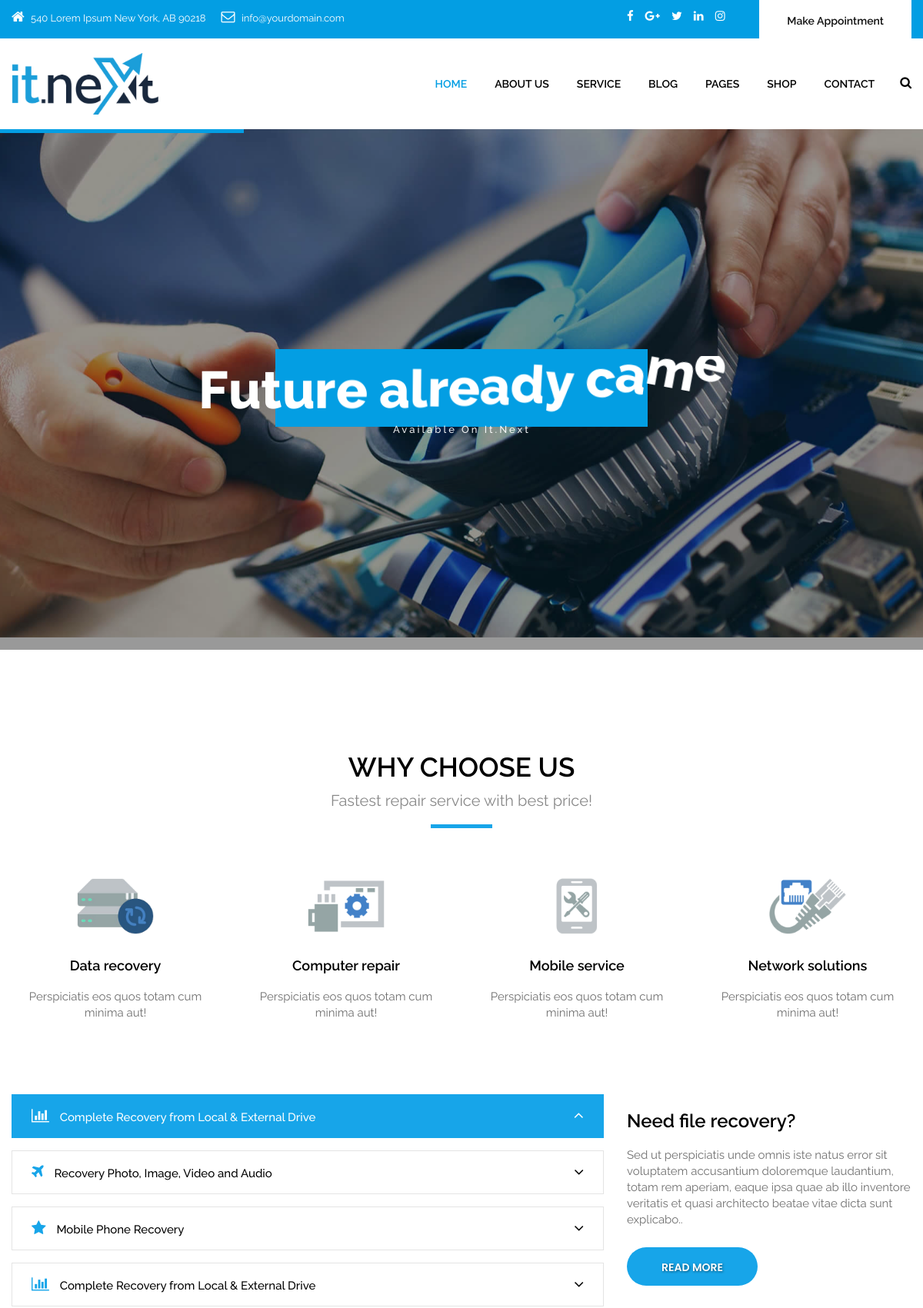
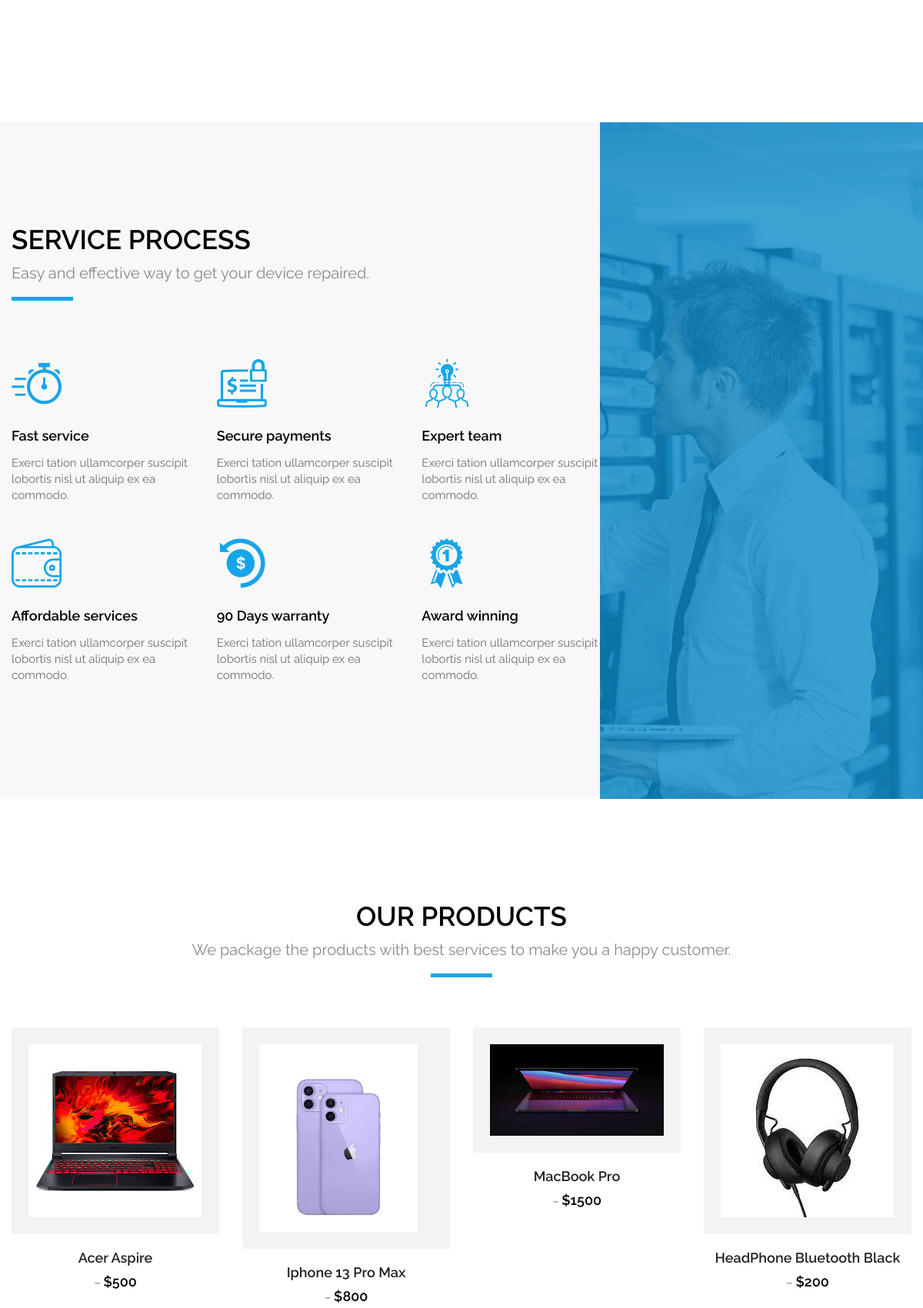
The page / (upper part) on the database its author committed (2 pictures, top to bottom).
### itnext/models.py (models this page shows, shortened)
class Advert(models.Model):
    image = models.ImageField(upload_to='ads/')
    title = models.CharField(max_length=40)

class Product(models.Model):
    image = models.ImageField(upload_to='products/', blank=True)
    name = models.CharField(max_length=50, blank=True)
    price = models.IntegerField(blank=True)
    description = models.TextField(blank=True)

### itnext/views.py (the view)
# urls.py: path('', index, name='index'),
def index(request):
    ads = Advert.objects.all()
    products = Product.objects.all()
    context = {
        'ads': ads,
        'products': products
    }
    return render(request, 'index.html', context= context)

### templates/index.html (shortened to what this page needs)
{%extends 'base.html'%}
{% load static %}
{% block content %}
<div id="slider" class="section main_slider">
  <div class="container-fuild">
    <div class="row">
      <div id="rev_slider_4_1_wrapper" class="rev_slider_wrapper fullwidthbanner-container" data-alias="classicslider1" style="margin:0px auto;background-color:transparent;padding:0px;margin-top:0px;margin-bottom:0px;">
        <div id="rev_slider_4_1" class="rev_slider fullwidthabanner" style="display:none;" data-version="5.0.7">
          <ul>
            {%for a in ads%}
            <li data-index="rs-181" data-transition="zoomin" data-slotamount="7"  data-easein="Power4.easeInOut" data-easeout="Power4.easeInOut" data-masterspeed="2000"  data-thumb="images/it_service/slide2.jpg"  data-rotate="0"  data-saveperformance="off"  data-title="Easy To Use & Customize" data-description="">
              <div class="tp-caption tp-shape tp-shapewrapper   tp-resizeme rs-parallaxlevel-0"
                              id="slide-18-layer-91"
                              data-x="['center','center','center','center']" data-hoffset="['0','0','0','0']"
                              data-y="['middle','middle','middle','middle']" data-voffset="['15','15','15','15']"
                              data-width="500"
                              data-height="140"
                              data-whitespace="nowrap"
                              data-transform_idle="o:1;"
                              data-transform_in="y:[-100%];z:0;rX:0deg;rY:0;rZ:0;sX:1;sY:1;skX:0;skY:0;s:1500;e:Power4.easeInOut;"
                              data-transform_out="y:[100%];s:1000;e:Power2.easeInOut;s:1000;e:Power2.easeInOut;"
                              data-mask_in="x:0px;y:0px;"
                              data-mask_out="x:inherit;y:inherit;"
                              data-start="2000"
                              data-responsive_offset="on"
                              style="z-index: 5;background-color:rgba(29, 29, 29, 0.85);border-color:rgba(0, 0, 0, 0.50);"> </div>
              <div class="tp-caption NotGeneric-Title   tp-resizeme rs-parallaxlevel-0"
                              id="slide-18-layer-11"
                              data-x="['center','center','center','center']" data-hoffset="['0','0','0','0']"
                              data-y="['middle','middle','middle','middle']" data-voffset="['0','0','0','0']"
                              data-fontsize="['70','70','70','35']"
                              data-lineheight="['70','70','70','50']"
                              data-width="none"
                              data-height="none"
                              data-whitespace="nowrap"
                              data-transform_idle="o:1;"
                              data-transform_in="y:[-100%];z:0;rZ:35deg;sX:1;sY:1;skX:0;skY:0;s:2000;e:Power4.easeInOut;"
                              data-transform_out="y:[100%];s:1000;e:Power2.easeInOut;s:1000;e:Power2.easeInOut;"
                              data-mask_in="x:0px;y:0px;s:inherit;e:inherit;"
                              data-mask_out="x:inherit;y:inherit;s:inherit;e:inherit;"
                              data-start="1000"
                              data-splitin="chars"
                              data-splitout="none"
                              data-responsive_offset="on"
                              data-elementdelay="0.05"
                              style="z-index: 6; white-space: nowrap;">{{a.title}} </div>
              <div class="tp-caption NotGeneric-SubTitle   tp-resizeme rs-parallaxlevel-0"
                              id="slide-18-layer-41"
                              data-x="['center','center','center','center']" data-hoffset="['0','0','0','0']"
                              data-y="['middle','middle','middle','middle']" data-voffset="['52','51','51','31']"
                              data-width="none"
                              data-height="none"
                              data-whitespace="nowrap"
                              data-transform_idle="o:1;"
                              data-transform_in="y:[100%];z:0;rX:0deg;rY:0;rZ:0;sX:1;sY:1;skX:0;skY:0;opacity:0;s:2000;e:Power4.easeInOut;"
                              data-transform_out="y:[100%];s:1000;e:Power2.easeInOut;s:1000;e:Power2.easeInOut;"
                              data-mask_in="x:0px;y:[100%];s:inherit;e:inherit;"
                              data-mask_out="x:inherit;y:inherit;s:inherit;e:inherit;"
                              data-start="1500"
                              data-splitin="none"
                              data-splitout="none"
                              data-responsive_offset="on"
                              style="z-index: 7; white-space: nowrap;">Available On It.Next </div>
            </li>
            {%endfor%}
          </ul>
        </div>
      </div>
    </div>
  </div>
</div>
<div class="section padding_layout_1">
  <div class="container">
    <div class="row">
      <div class="col-md-12">
        <div class="full">
          <div class="main_heading text_align_center">
            <h2>Why Choose Us</h2>
            <p class="large">Fastest repair service with best price!</p>
          </div>
        </div>
      </div>
    </div>
    <div class="row">
      <div class="col-lg-3 col-md-6 col-sm-6 col-xs-12">
        <div class="full text_align_center margin_bottom_30">
          <div class="center">
            <div class="icon"> <img src="{% static 'images/it_service/i1.png'%}" alt="#" /> </div>
          </div>
          <h4 class="theme_color">Data recovery</h4>
          <p>Perspiciatis eos quos totam cum minima aut!</p>
        </div>
      </div>
      <div class="col-lg-3 col-md-6 col-sm-6 col-xs-12">
        <div class="full text_align_center margin_bottom_30">
          <div class="center">
            <div class="icon"> <img src="{% static 'images/it_service/i2.png'%}" alt="#" /> </div>
          </div>
          <h4 class="theme_color">Computer repair</h4>
          <p>Perspiciatis eos quos totam cum minima aut!</p>
        </div>
      </div>
      <div class="col-lg-3 col-md-6 col-sm-6 col-xs-12">
        <div class="full text_align_center margin_bottom_30">
          <div class="center">
            <div class="icon"> <img src="{% static 'images/it_service/i3.png'%}" alt="#" /> </div>
          </div>
          <h4 class="theme_color">Mobile service</h4>
          <p>Perspiciatis eos quos totam cum minima aut!</p>
        </div>
      </div>
      <div class="col-lg-3 col-md-6 col-sm-6 col-xs-12">
        <div class="full text_align_center margin_bottom_30 margin_0">
          <div class="center">
            <div class="icon"> <img src="{% static 'images/it_service/i4.png'%}" alt="#" /> </div>
          </div>
          <h4 class="theme_color">Network solutions</h4>
          <p>Perspiciatis eos quos totam cum minima aut!</p>
        </div>
      </div>
    </div>
    <div class="row" style="margin-top: 35px">
      <div class="col-md-8">
        <div class="full margin_bottom_30">
          <div class="accordion border_circle">
            <div class="bs-example">
              <div class="panel-group" id="accordion">
                <div class="panel panel-default">
                  <div class="panel-heading">
                    <p class="panel-title"> <a data-toggle="collapse" data-parent="#accordion" href="#collapseOne"><i class="fa fa-bar-chart" aria-hidden="true"></i> Complete Recovery from Local & External Drive<i class="fa fa-angle-down"></i></a> </p>
                  </div>
                </div>
                <div class="panel panel-default">
                  <div class="panel-heading">
                    <p class="panel-title"> <a data-toggle="collapse" data-parent="#accordion" href="#collapseTwo"><i class="fa fa-plane"></i> Recovery Photo, Image, Video and Audio<i class="fa fa-angle-down"></i></a> </p>
                  </div>
                </div>
                <div class="panel panel-default">
                  <div class="panel-heading">
                    <p class="panel-title"> <a data-toggle="collapse" data-parent="#accordion" href="#collapseThree"><i class="fa fa-star"></i> Mobile Phone Recovery<i class="fa fa-angle-down"></i></a> </p>
                  </div>
                </div>
                <div class="panel panel-default">
                  <div class="panel-heading">
                    <p class="panel-title"> <a data-toggle="collapse" data-parent="#accordion" href="#collapseFour"><i class="fa fa-bar-chart" aria-hidden="true"></i> Complete Recovery from Local & External Drive<i class="fa fa-angle-down"></i></a> </p>
                  </div>
                </div>
              </div>
            </div>
          </div>
        </div>
      </div>
      <div class="col-md-4">
        <div class="full" style="margin-top: 35px;">
          <h3>Need file recovery?</h3>
          <p>Sed ut perspiciatis unde omnis iste natus error sit voluptatem accusantium doloremque laudantium, totam rem aperiam, eaque ipsa quae ab illo inventore veritatis et
            quasi architecto beatae vitae dicta sunt explicabo.. </p>
          <p><a class="btn main_bt" href="#">Read More</a></p>
        </div>
      </div>
    </div>
  </div>
</div>
<div class="section padding_layout_1 light_silver gross_layout">
  <div class="container">
    <div class="row">
      <div class="col-md-12">
        <div class="full">
          <div class="main_heading text_align_left">
            <h2>Service Process</h2>
            <p class="large">Easy and effective way to get your device repaired.</p>
          </div>
        </div>
      </div>
    </div>
    <div class="row">
      <div class="col-md-8">
        <div class="row">
          <div class="col-md-4">
            <div class="full">
              <div class="service_blog_inner">
                <div class="icon text_align_left"><img src="{% static 'images/it_service/si1.png' %}" alt="#" /></div>
                <h4 class="service-heading">Fast service</h4>
                <p>Exerci tation ullamcorper suscipit lobortis nisl ut aliquip ex ea commodo.</p>
              </div>
            </div>
          </div>
          <div class="col-md-4">
            <div class="full">
              <div class="service_blog_inner">
                <div class="icon text_align_left"><img src="{% static 'images/it_service/si2.png' %}" alt="#" /></div>
                <h4 class="service-heading">Secure payments</h4>
                <p>Exerci tation ullamcorper suscipit lobortis nisl ut aliquip ex ea commodo.</p>
              </div>
            </div>
          </div>
          <div class="col-md-4">
            <div class="full">
              <div class="service_blog_inner">
                <div class="icon text_align_left"><img src="{% static 'images/it_service/si3.png' %}" alt="#" /></div>
                <h4 class="service-heading">Expert team</h4>
                <p>Exerci tation ullamcorper suscipit lobortis nisl ut aliquip ex ea commodo.</p>
              </div>
            </div>
          </div>
          <div class="col-md-4">
            <div class="full">
              <div class="service_blog_inner">
                <div class="icon text_align_left"><img src="{% static 'images/it_service/si4.png' %}" alt="#" /></div>
                <h4 class="service-heading">Affordable services</h4>
                <p>Exerci tation ullamcorper suscipit lobortis nisl ut aliquip ex ea commodo.</p>
              </div>
            </div>
          </div>
          <div class="col-md-4">
            <div class="full">
              <div class="service_blog_inner">
                <div class="icon text_align_left"><img src="{% static 'images/it_service/si5.png' %}" alt="#" /></div>
                <h4 class="service-heading">90 Days warranty</h4>
                <p>Exerci tation ullamcorper suscipit lobortis nisl ut aliquip ex ea commodo.</p>
              </div>
            </div>
          </div>
          <div class="col-md-4">
            <div class="full">
              <div class="service_blog_inner">
                <div class="icon text_align_left"><img src="{% static 'images/it_service/si6.png' %}" alt="#" /></div>
                <h4 class="service-heading">Award winning</h4>
                <p>Exerci tation ullamcorper suscipit lobortis nisl ut aliquip ex ea commodo.</p>
              </div>
            </div>
          </div>
        </div>
      </div>
    </div>
  </div>
</div>
<div class="section padding_layout_1">
  <div class="container">
    <div class="row">
      <div class="col-md-12">
        <div class="full">
          <div class="main_heading text_align_center">
            <h2>Our Products</h2>
            <p class="large">We package the products with best services to make you a happy customer.</p>
          </div>
        </div>
      </div>
    </div>
    <div class="row">
      {% for p in products%}
      <div class="col-lg-3 col-md-6 col-sm-6 col-xs-12 margin_bottom_30_all">
        <div class="product_list">
          <div class="product_img"> <img class="img-responsive" src="{{p.image.url}}" alt=""> </div>
          <div class="product_detail_btm">
            <div class="center">
              <h4><a href="it_shop_detail.html">{{p.name}}</a></h4>
            </div>
            <div class="product_price">
              <p> – <span class="new_price">${{p.price}}</span></p>
            </div>
          </div>
        </div>
      </div>
      {%endfor%}
    </div>
  </div>
</div>
{%endblock%}

### rows shown on the page
Product: image (picture), name "Acer Aspire", price "500"
Product: image (picture), name "Iphone 13 Pro Max", price "800"
Product: image (picture), name "MacBook Pro", price "1500"
Product: image (picture), name "HeadPhone Bluetooth Black", price "200"
